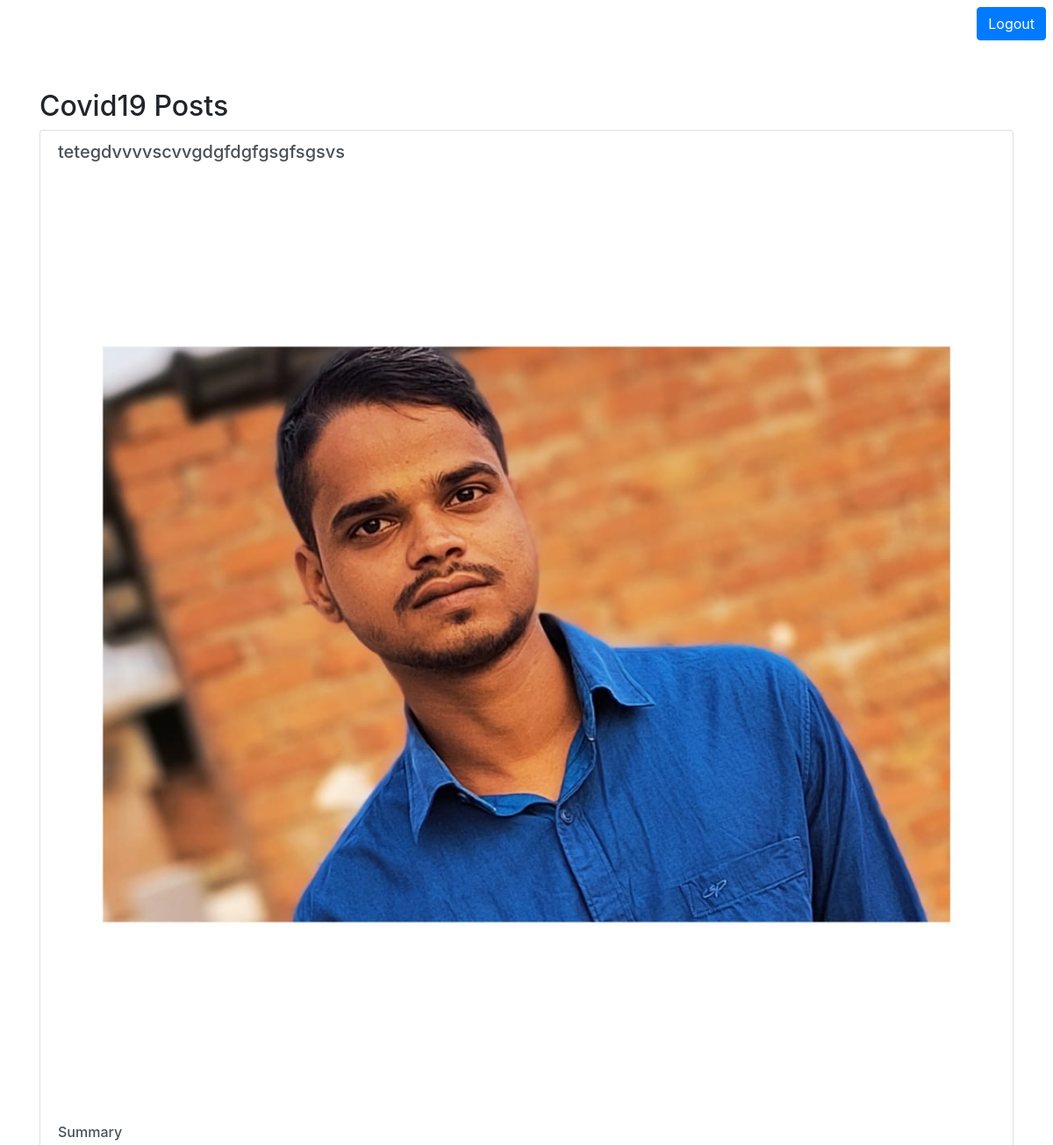
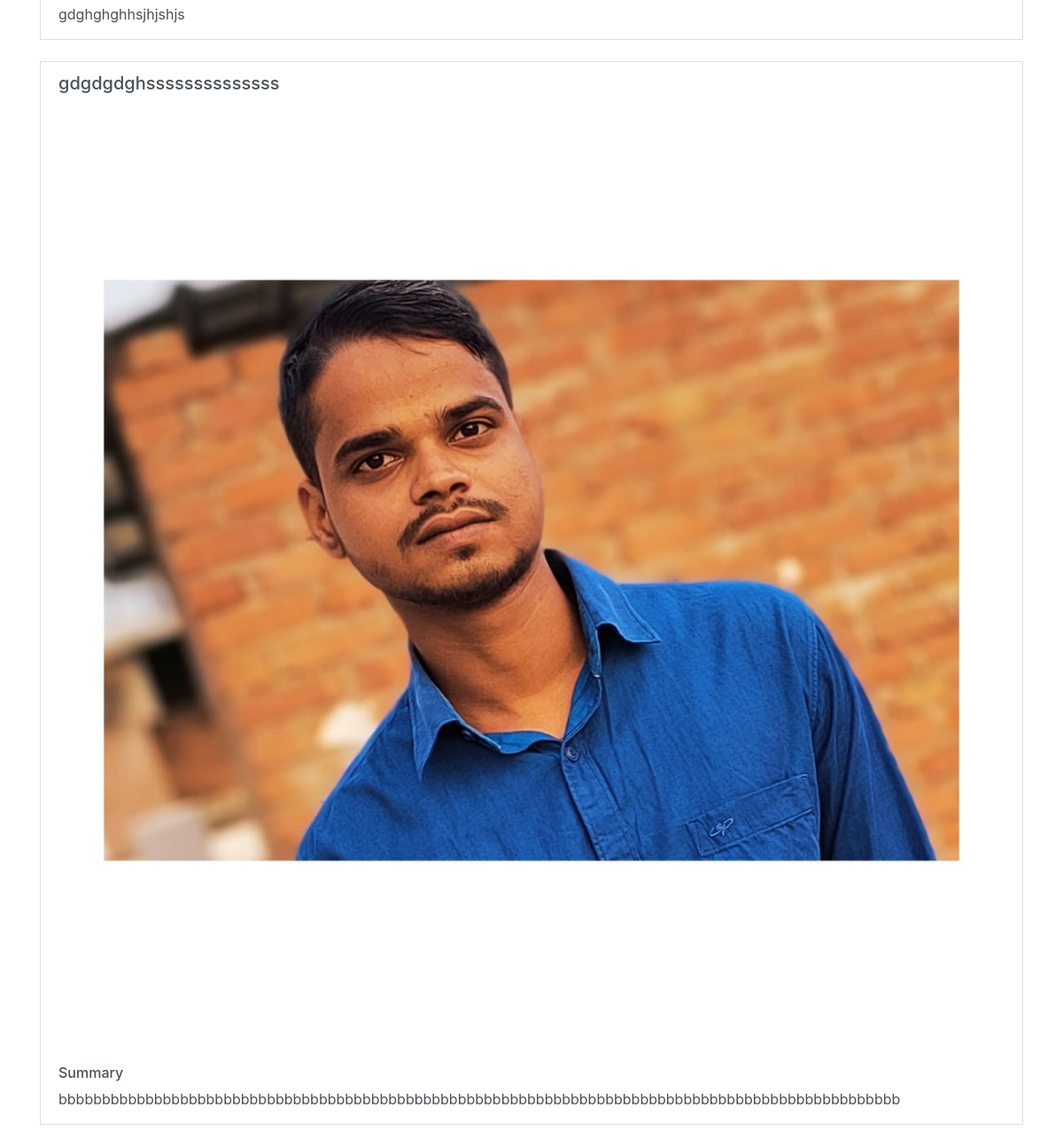
Page /blog/patient_blog_list/category/1/ (signed in) on the committed database (2 pictures, top to bottom).
### blog/models.py (models this page shows, shortened)
class Category(models.Model):
    name = models.CharField(max_length=100)
    class Meta:
        verbose_name = 'category'
        verbose_name_plural='categories'
    def __str__(self):
        return self.name

class BlogPost(models.Model):
    CATEGORY_CHOICES = [
        ('Mental Health', 'Mental Health'),
        ('Heart Disease', 'Heart Disease'),
        ('Covid19', 'Covid19'),
        ('Immunization', 'Immunization')
    ]
    title = models.CharField(max_length=200)
    image = models.ImageField(upload_to='blog_images/')
    category = models.CharField(max_length=50, choices=CATEGORY_CHOICES)
    summary = models.TextField()
    content = models.TextField()
    is_draft = models.BooleanField(default=False)
    author = models.ForeignKey(User, on_delete=models.CASCADE)
    created_at = models.DateTimeField(auto_now_add=True)

### blog/views.py (the view)
# urls.py: path('patient_blog_list/category/<int:category_id>/', patient_blog_category, name='patient_blog_category'),
@login_required
def patient_blog_category(request, category_id):
    if request.user.user_type != 'patient':
        return redirect('login')
    category = Category.objects.get(id=category_id)
    blog_posts = BlogPost.objects.filter(category=category, is_draft=False)
    return render(request, 'blog/patient_blog_category.html', {'category': category, 'blog_posts': blog_posts})

### templates/blog/patient_blog_category.html (shortened to what this page needs)
<!DOCTYPE html>
<html lang="en">
<head>
    <link href="https://stackpath.bootstrapcdn.com/bootstrap/4.5.2/css/bootstrap.min.css" rel="stylesheet">
</head>
<body>
    <div class="d-flex flex-row-reverse">
        <div class="p-2"><a href="/users/logout" class="btn btn-primary">Logout</a></div>
      </div>
      {% if blog_posts %}
    <div class="container">
        <h2 class="mt-5">{{ category.name }} Posts</h2>
        <div class="list-group">
            {% for post in blog_posts %}
            <li class="list-group-item list-group-item-action">
                <h5 class="mb-1">{{ post.title }}</h5>
                <img src="{{ post.image.url }}" class="img-fluid" alt="{{ post.title }}">
                <br>
                <br>
                <h6>Summary</h6>
                <p class="mb-1">{{ post.summary|truncatewords:15 }}</p>
            </li>
            <br>
            {% endfor %}
        </div>
    </div>
    {% else %}
    <h4>No Blog are Available</h4>
    {% endif %}
</body>
</html>

### rows in the picture
Category: name "Covid19"
BlogPost: title "tetegdvvvvscvvgdgfdgfgsgfsgsvs", image (picture), summary "gdghghghhsjhjshjs"
BlogPost: title "gdgdgdghssssssssssssss", image (picture), summary "bbbbbbbbbbbbbbbbbbbbbbbbbbbbbbbbbbbbbbbbbbbbbbbbbbbbbbbbbbbbbbbbbbbbbbbbbbbbbbbbbbbbbbbbbbbbbbbbb"
